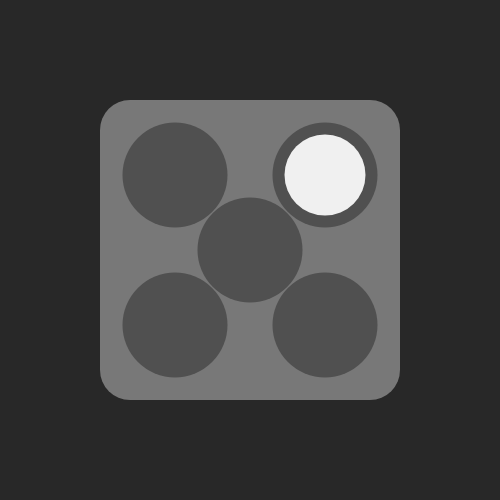
Frame 1 (no input)
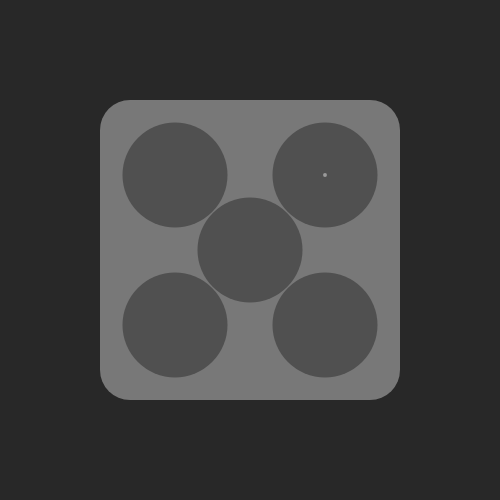
Frame 60 (no input)
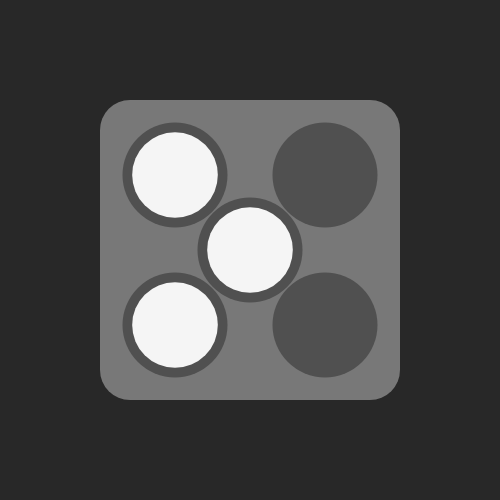
Frame 120 (the mouse pressed at the canvas centre since frame 60)

The p5.js sketch that drew these frames (run headless with seeded random() and noise() and a simulated clock; from frame 60 on, the mouse is pressed at the canvas centre):

// p5.js sketch
// ── sketch.js
var hs;

function setup() {
  createCanvas(500,500);
  hs=new HarmScore(100,100,300);
}

function draw() {
  background(40);
  hs.show();
  hs.run();
}

function mousePressed(){
  var scores=[];
  for(var i=0; i<5; i++){
    scores.push(floor(random(2)));
  }
  console.log(scores);
  hs.update(scores);
}

function HarmScore(x,y,w){
  var s=0.5*0.5;
  var positions=[
    {x:0.25, y:0.25},
    {x:0.75, y:0.25},
    {x:0.25, y:0.75},
    {x:0.75, y:0.75},
    {x:0.5, y:0.5}
  ]
  var targetScores=[0,0,0,0,0];
  var currentScores=[0,0.9,0,0,0];
  var changeMax=20;

  this.update=function(newScores){
    for(var i=0; i<5; i++){
      targetScores[i]=newScores[i];
    }
  };

  this.run=function(){
    for(var i=0; i<5; i++){
      currentScores[i]+=(targetScores[i]-currentScores[i])/changeMax;
    }
  }

  this.show=function(){
    push();
    translate(x,y);
    fill(120);
    noStroke();
    rect(0,0,w,w,w*0.1);
    for(var i=0; i<5; i++){
      push();
      translate(positions[i].x*w, positions[i].y*w);
      fill(80);
      ellipse(0,0,(s+0.1)*w);
      fill(150+100*currentScores[i]);
      noStroke();
      ellipse(0,0,w*(0.05+s)*currentScores[i]);
      pop();
    }
    pop();
  };
}
